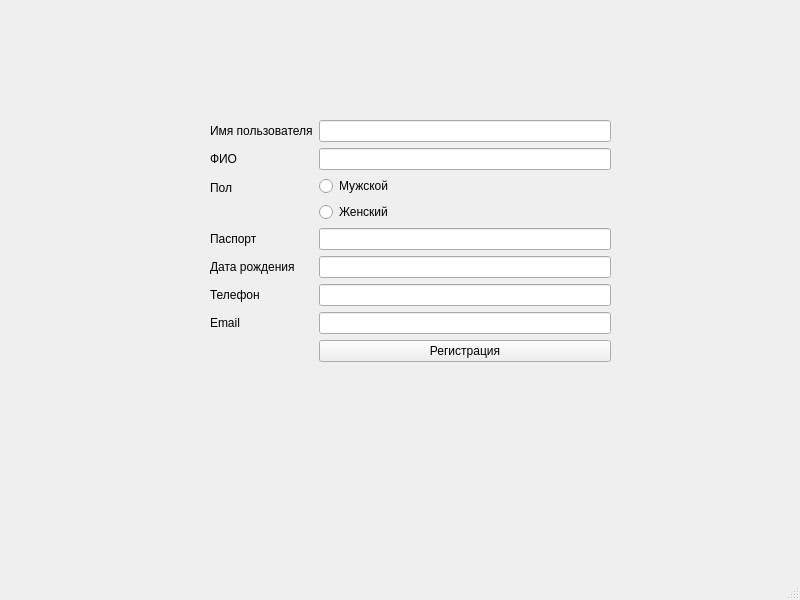
<?xml version="1.0" encoding="UTF-8"?>
<ui version="4.0">
 <class>MainWindow</class>
 <widget class="QMainWindow" name="MainWindow">
  <property name="geometry">
   <rect>
    <x>0</x>
    <y>0</y>
    <width>800</width>
    <height>600</height>
   </rect>
  </property>
  <property name="windowTitle">
   <string>MainWindow</string>
  </property>
  <widget class="QWidget" name="centralwidget">
   <widget class="QWidget" name="formLayoutWidget">
    <property name="geometry">
     <rect>
      <x>210</x>
      <y>120</y>
      <width>401</width>
      <height>309</height>
     </rect>
    </property>
    <layout class="QFormLayout" name="formLayout">
     <item row="0" column="0">
      <widget class="QLabel" name="label">
       <property name="text">
        <string>Имя пользователя</string>
       </property>
      </widget>
     </item>
     <item row="0" column="1">
      <widget class="QLineEdit" name="e_username"/>
     </item>
     <item row="1" column="0">
      <widget class="QLabel" name="label_2">
       <property name="text">
        <string>ФИО</string>
       </property>
      </widget>
     </item>
     <item row="1" column="1">
      <widget class="QLineEdit" name="e_fio"/>
     </item>
     <item row="2" column="0">
      <widget class="QLabel" name="label_3">
       <property name="text">
        <string>Пол</string>
       </property>
      </widget>
     </item>
     <item row="2" column="1">
      <layout class="QVBoxLayout" name="verticalLayout">
       <item>
        <widget class="QRadioButton" name="r_male">
         <property name="text">
          <string>Мужской</string>
         </property>
        </widget>
       </item>
       <item>
        <widget class="QRadioButton" name="r_female">
         <property name="text">
          <string>Женский</string>
         </property>
        </widget>
       </item>
      </layout>
     </item>
     <item row="3" column="0">
      <widget class="QLabel" name="label_4">
       <property name="text">
        <string>Паспорт</string>
       </property>
      </widget>
     </item>
     <item row="3" column="1">
      <widget class="QLineEdit" name="e_passport"/>
     </item>
     <item row="6" column="0">
      <widget class="QLabel" name="label_5">
       <property name="text">
        <string>Email</string>
       </property>
      </widget>
     </item>
     <item row="6" column="1">
      <widget class="QLineEdit" name="e_email"/>
     </item>
     <item row="7" column="1">
      <widget class="QPushButton" name="b_register">
       <property name="text">
        <string>Регистрация</string>
       </property>
      </widget>
     </item>
     <item row="4" column="0">
      <widget class="QLabel" name="label_6">
       <property name="text">
        <string>Дата рождения</string>
       </property>
      </widget>
     </item>
     <item row="4" column="1">
      <widget class="QLineEdit" name="e_birth"/>
     </item>
     <item row="5" column="0">
      <widget class="QLabel" name="label_7">
       <property name="text">
        <string>Телефон</string>
       </property>
      </widget>
     </item>
     <item row="5" column="1">
      <widget class="QLineEdit" name="e_phone"/>
     </item>
    </layout>
   </widget>
  </widget>
  <widget class="QMenuBar" name="menubar">
   <property name="geometry">
    <rect>
     <x>0</x>
     <y>0</y>
     <width>800</width>
     <height>25</height>
    </rect>
   </property>
  </widget>
  <widget class="QStatusBar" name="statusbar"/>
 </widget>
 <resources/>
 <connections/>
</ui>
